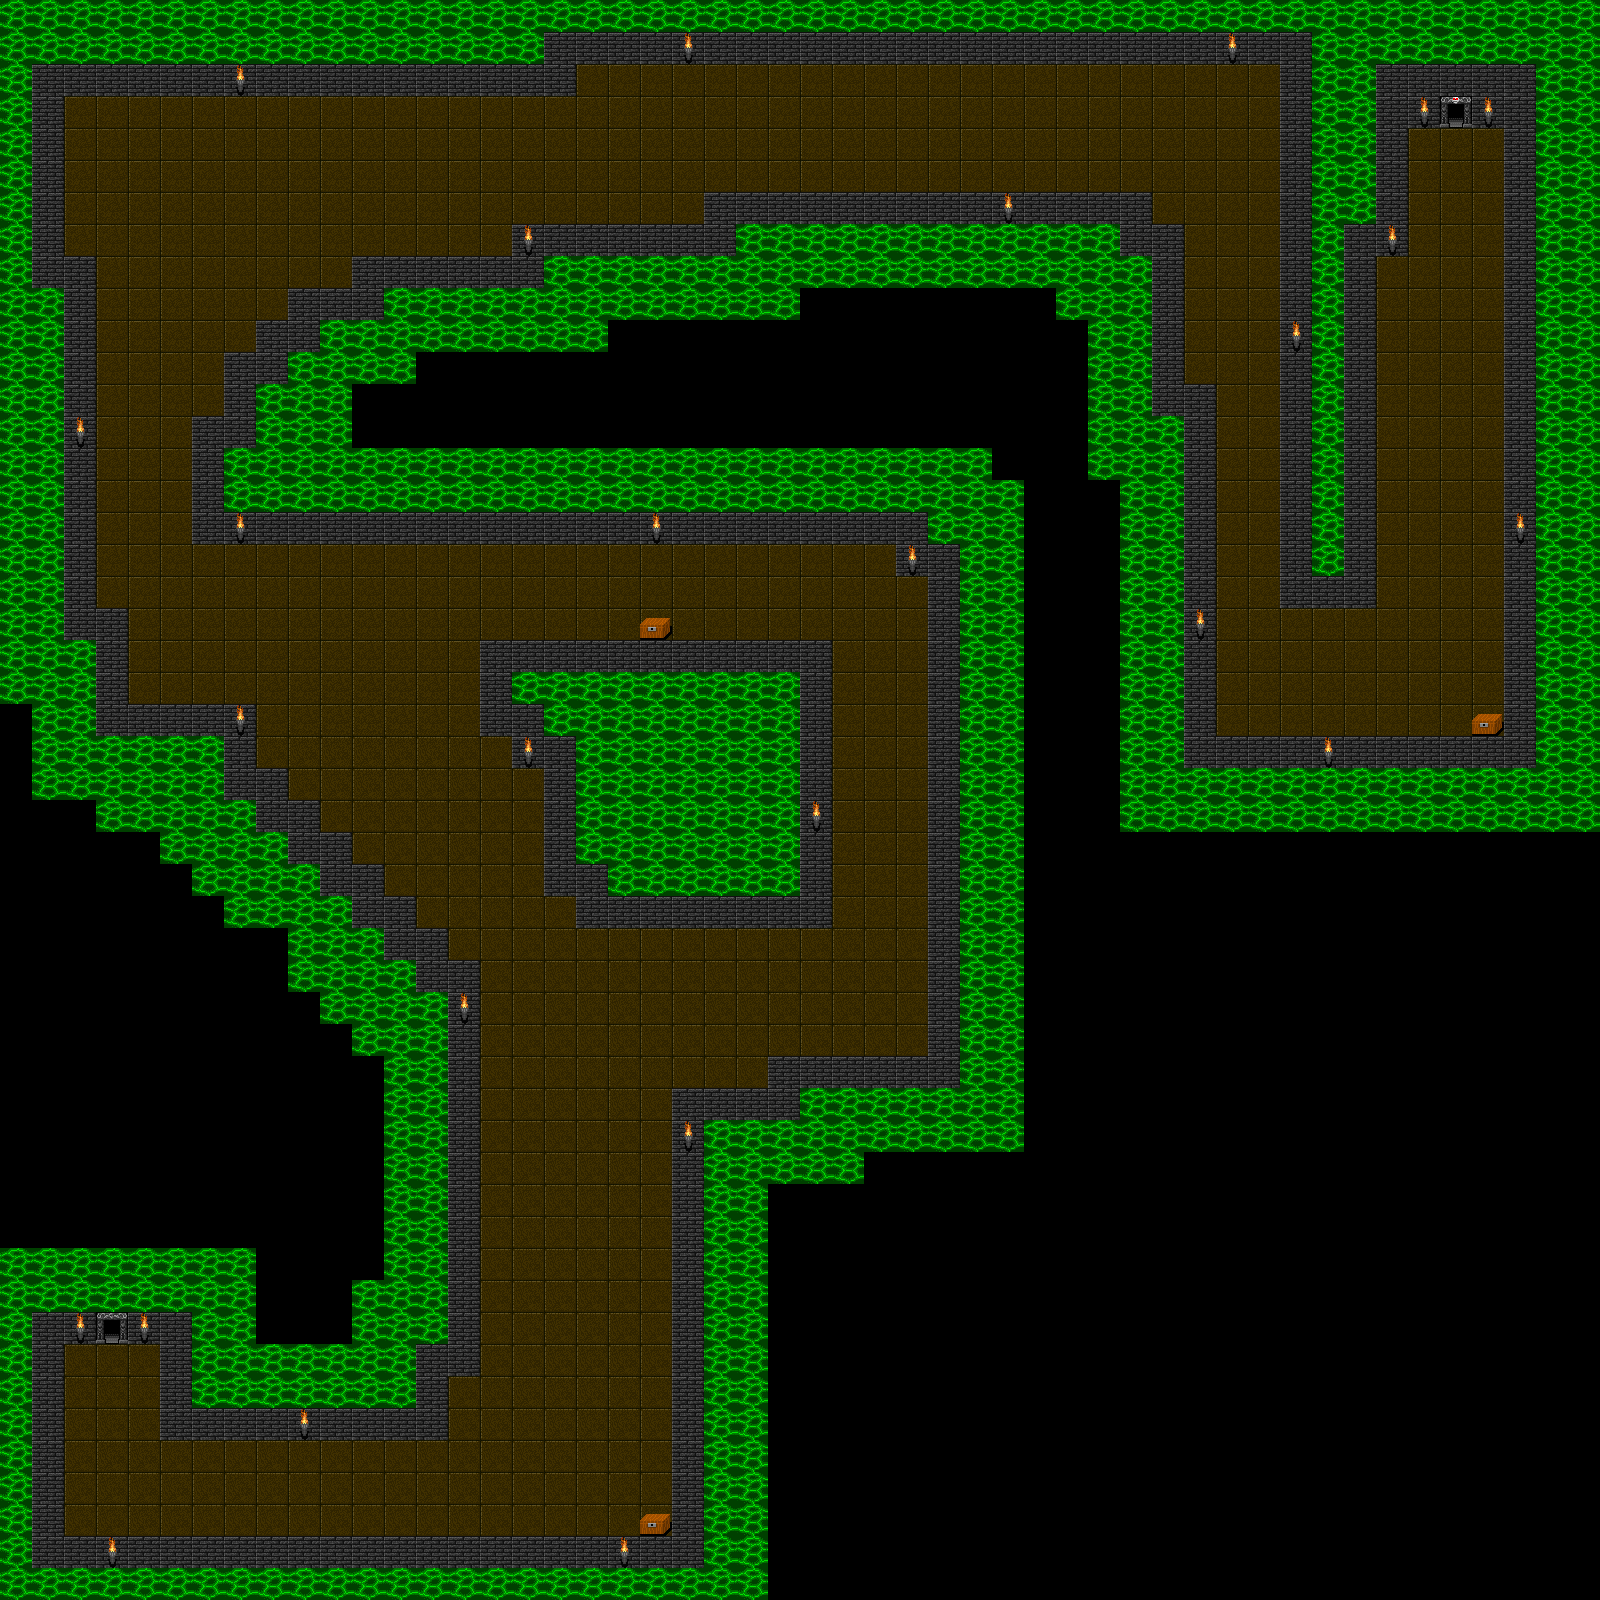

Below is a game level as drawn by its tile map, then a one-line description and the .tmx that defines it (tile-layer data replaced by summaries):
An orthogonal 50x50 tile map with 32x32 px tiles, 2 tile layers (Tile Layer 1, Objects).

<map version="1.2" tiledversion="1.2.2" orientation="orthogonal" renderorder="right-down" width="50" height="50" tilewidth="32" tileheight="32" infinite="0" backgroundcolor="#000000" nextlayerid="3" nextobjectid="1">
 <tileset firstgid="1" name="DungeonCrawl_ProjectUtumnoTileset.png" tilewidth="32" tileheight="32" tilecount="3072" columns="64">
  <image source="DungeonCrawl_ProjectUtumnoTileset.png" width="2048" height="1536" />
 </tileset>
 <layer id="1" name="Tile Layer 1" width="50" height="50">
  <data>[2500 cells, 1688 non-empty, 6 distinct tile ids]</data>
 </layer>
 <layer id="2" name="Objects" width="50" height="50">
  <data>[2500 cells, 34 non-empty, 3 distinct tile ids]</data>
 </layer>
</map>
